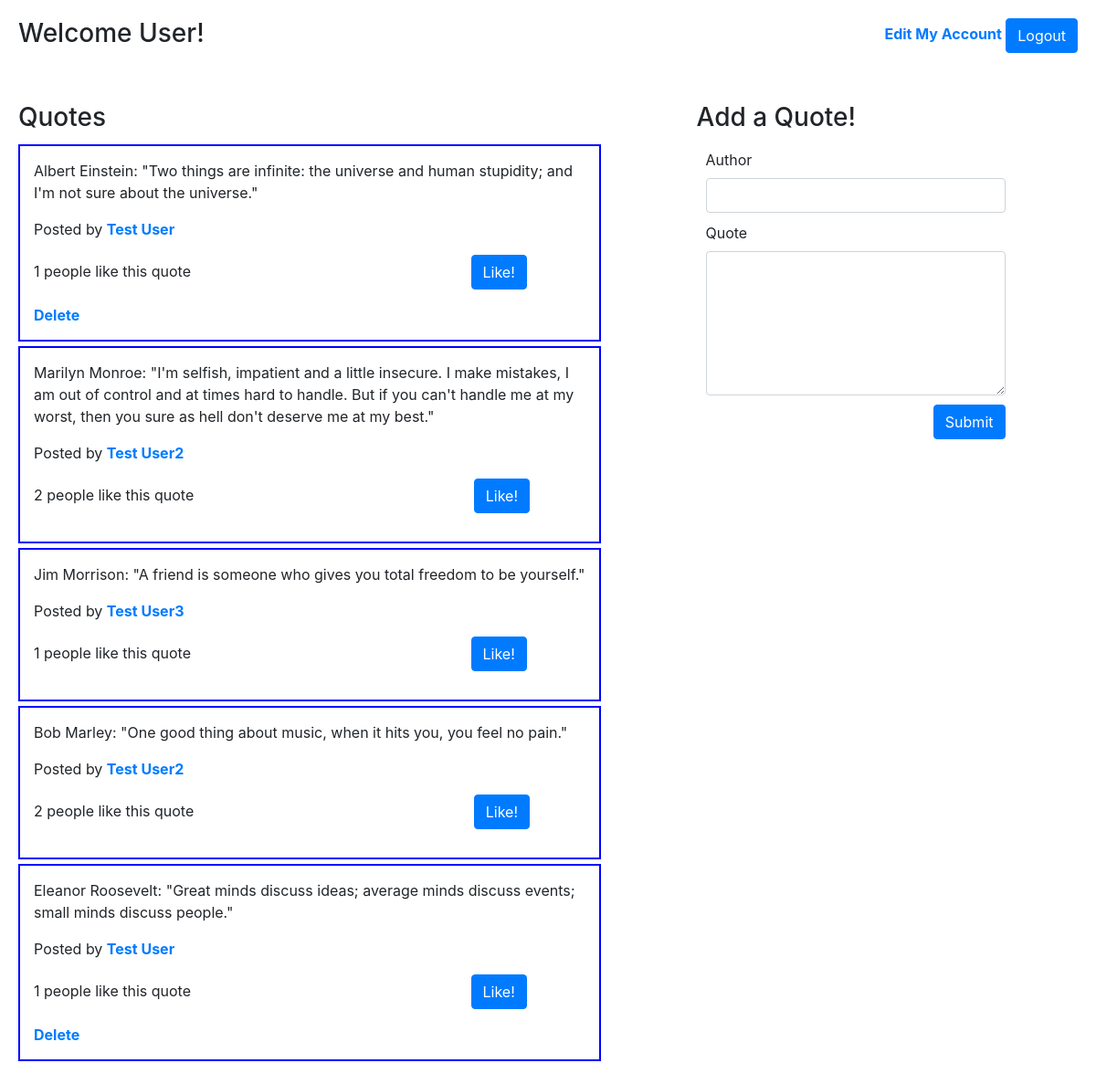
/quotes (signed in), run on the app's committed database.
### dash_app/models.py (models this page shows)
class User(models.Model):
    first_name = models.CharField(max_length=100)
    last_name = models.CharField(max_length=100)
    email = models.CharField(max_length=100)
    password = models.CharField(max_length=100)
    created_at = models.DateTimeField(auto_now_add=True)
    updated_at = models.DateTimeField(auto_now=True)
    objects = UserManager()
    def fullname(self):
        return (f'{self.first_name}  {self.last_name}')

class Quote(models.Model):
    author = models.CharField(max_length=100)
    content = models.TextField()
    poster = models.ForeignKey(User, related_name="posted_quotes", on_delete=models.CASCADE)
    likes = models.ManyToManyField(User, related_name="likes")
    created_at = models.DateTimeField(auto_now_add=True)
    updated_at = models.DateTimeField(auto_now=True)
    objects = QuoteManager()

### dash_app/views.py (the view)
# urls.py: path('quotes',views.render_dash),
def render_dash(request):
    if 'uid' not in request.session :
        return redirect('/')
    context = {
        "quotes" : Quote.objects.all()
    }
    return render(request,'dashboard.html', context)

### dash_app/templates/dashboard.html (shortened to what this page needs)
<!DOCTYPE html>
<html lang="en">
<head>
    <link rel="stylesheet" href="https://maxcdn.bootstrapcdn.com/bootstrap/4.0.0/css/bootstrap.min.css"
>
</head>
<body>
    <div id="wrapper">
        <div id="header">
            <h3>Welcome <span>{{request.session.name}}</span>!</h3>
            <p id="link">
                <a href="/myaccount/{{request.session.uid}}">Edit My Account</a>
                <a href="/logout" class="btn btn-primary">Logout</a>
            </p>
            {% load static %}
            <link rel="stylesheet" href="{% static 'dash_style.css' %}">
        </div>
        <div id="quotes">
            <h3>Quotes</h3>
            {% for quote in quotes reversed%}
            <div class="quote">
                <p>{{quote.author}}: "{{quote.content}}"</p>
                <p>Posted by <a href="/user/{{quote.poster.id}}">{{quote.poster.fullname}}</a></p>
                <p id="like">
                    <span>{{quote.likes.count}} people like this quote</span>
                    <a href="/like/{{quote.id}}" class="btn btn-primary like">Like!</a>
                </p>
                {% if request.session.uid == quote.poster.id %}
                <a href="quotes/{{quote.id}}/delete">Delete</a>
                {% endif %}
            </div>
            {% endfor %}
        </div>
        <div id="create">
            <h3>Add a Quote!</h3>
            <form action="/post" method="POST">
                <div class="form-group">
                    <label for="author">Author</label>
                    <input type="text" name="author" class="form-control">
                </div>
                <div class="form-group">
                    <label for="content">Quote</label>
                    <textarea name="content" id="quote" class="form-control" cols="30" rows="6"></textarea>
                </div>
                <button id="submit" class="btn btn-primary">Submit</button>
            </form>
        </div>
    </div>
</body>
</html>

### dash_app/static/dash_style.css (style rules this page uses)
#wrapper { padding: 20px; }
#header { margin-bottom: 50px; }
h3, #link { display: inline-block; vertical-align: middle; }
#link { float: right; align-content: space-between; }
#quotes, #create { display: inline-block; vertical-align: top; }
.quote { border: blue 2px solid; margin: 5px 0px 5px 0px; padding: 15px; }
#like span { margin-right: 50%; }
a { font-weight: bold; }
#quotes { width: 55%; margin-right: 100px; }
#create { width: 30%; }
.form-group { margin: 10px; }
#quote { overflow-y: scroll; }
#submit { float: right; margin-right: 10px; }

### data on the page
User: session.name "User"
Quote: author "Albert Einstein", content "Two things are infinite: the universe and human stupidity; and I'm not sure about the universe.", poster.fullname "Test User", likes.count "1"
Quote: author "Marilyn Monroe", content "I'm selfish, impatient and a little insecure. I make mistakes, I am out of control and at times hard to handle. But if you can't handle me at my worst, then you sure as hell don't deserve me at my best.", poster.fullname "Test User2", likes.count "2"
Quote: author "Jim Morrison", content "A friend is someone who gives you total freedom to be yourself.", poster.fullname "Test User3", likes.count "1"
Quote: author "Bob Marley", content "One good thing about music, when it hits you, you feel no pain.", poster.fullname "Test User2", likes.count "2"
Quote: author "Eleanor Roosevelt", content "Great minds discuss ideas; average minds discuss events; small minds discuss people.", poster.fullname "Test User", likes.count "1"
